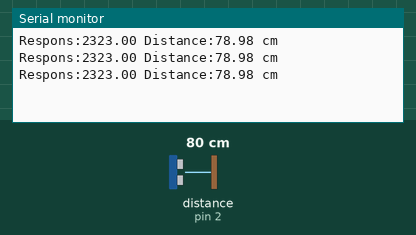
The sketch below on a simulated Arduino Uno, built with avr-gcc and run on an emulated ATmega328P. On the bench: the last lines printed to the serial monitor. Wiring (inferred from the names in the program): ultrasonic range finder: trigger pin 3; echo pin 2. Inputs (shaded band) come from the test bench; at power-on: distance to the obstacle (sensor on pin 2) 80 cm. The echo pulse lasts 58.3 µs per cm.

Above: at 1.3 s.
1.4 s: distance to the obstacle (sensor on pin 2) set to 2 cm
At 1.9 s:
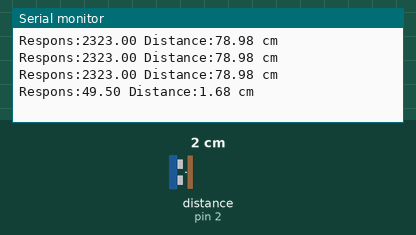
2.9 s: distance to the obstacle (sensor on pin 2) set to 4 cm
At 3.4 s:
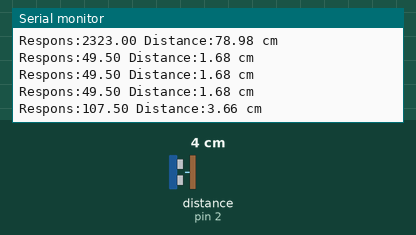
Timing chart, 0 to 5.9 s (numbered marks = the images above; inputs shaded):
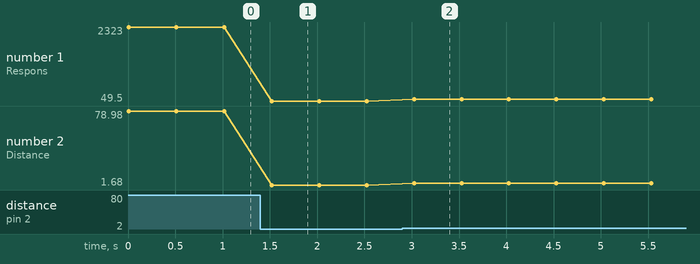

The sketch:

TyouonnpaSencer_test.ino
```cpp
//********************************************************************
//*超音波センサを使って距離を表示するプログラム
//********************************************************************
//********************************************************************
//*超音波センサを使って距離を表示するプログラム
//********************************************************************
#define echoPin 2 // Echo Pin
#define trigPin 3 // Trigger Pin

double Duration = 0; //受信した間隔
double Distance = 0; //距離
void setup() {
Serial.begin( 9600 );
pinMode( echoPin, INPUT );
pinMode( trigPin, OUTPUT );
}
void loop() {
  digitalWrite(trigPin, LOW);
  delayMicroseconds(2);
  digitalWrite( trigPin, HIGH ); //超音波を出力
  delayMicroseconds( 10 ); //
  digitalWrite( trigPin, LOW );
  Duration = pulseIn( echoPin, HIGH ); //センサからの入力
  if (Duration > 0) {
    Duration = Duration/2; //往復距離を半分にする
    Distance = Duration*340*100/1000000; // 音速を340m/sに設定
    Serial.print("Respons:");
    Serial.print(Duration);
    Serial.print(" Distance:");
    Serial.print(Distance);
    Serial.println(" cm");
  }
  delay(500);
}
```

Measured:
- after the input at 1.4 s, the serial monitor: prints a new line after 0.12 s (image 1)
- after the input at 2.9 s, the serial monitor: prints a new line after 0.12 s (image 2)
- plotted number 1: 2323 → 49.5 after the input at 1.4 s, 49.5 → 108 after the input at 2.9 s
- plotted number 2: 78.98 → 1.68 after the input at 1.4 s, 1.68 → 3.67 after the input at 2.9 s
